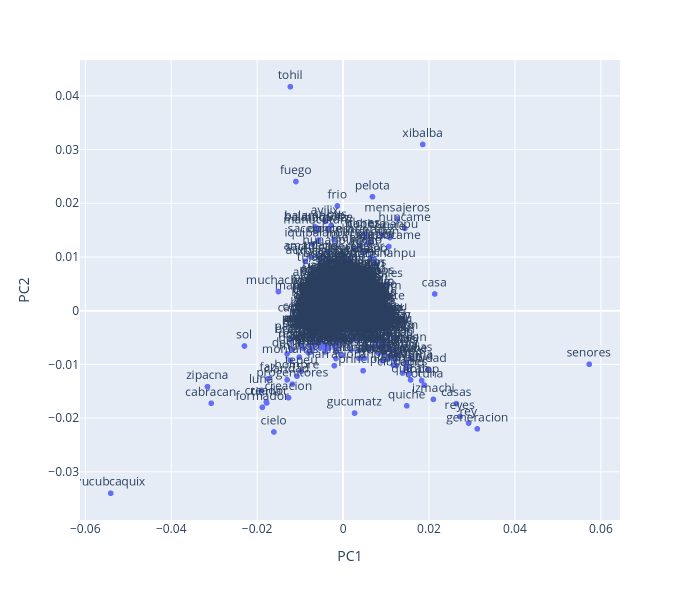

Here is the notebook cell this chart was saved with:
### Code cell
plot_loadings(1,2)

### Figure 1 — Plotly figure (JSON) as saved in the notebook; plotly's stock layout.template omitted (floating-point values rounded to 4 significant figures; data arrays with more than 128 entries replaced by an {"elided": "..."} marker saying what was removed)
{"data": [{"hovertemplate": "<b>%{hovertext}</b><br><br>PC1=%{x}<br>PC2=%{y}<br>term_str=%{text}<extra></extra>", "hovertext": {"elided": "3692 str values"}, "legendgroup": "", "marker": {"color": "#636efa", "symbol": "circle"}, "mode": "markers+text", "name": "", "showlegend": false, "text": {"elided": "3692 str values"}, "textposition": "top center", "type": "scattergl", "x": {"elided": "3692 float values"}, "xaxis": "x", "y": {"elided": "3692 float values"}, "yaxis": "y"}], "layout": {"height": 600, "legend": {"tracegroupgap": 0}, "margin": {"t": 60}, "width": 700, "xaxis": {"anchor": "y", "autorange": true, "domain": [0, 1], "range": [-0.06123, 0.06445], "title": {"text": "PC1"}, "type": "linear"}, "yaxis": {"anchor": "x", "autorange": true, "domain": [0, 1], "range": [-0.03898, 0.04668], "title": {"text": "PC2"}, "type": "linear"}}}
